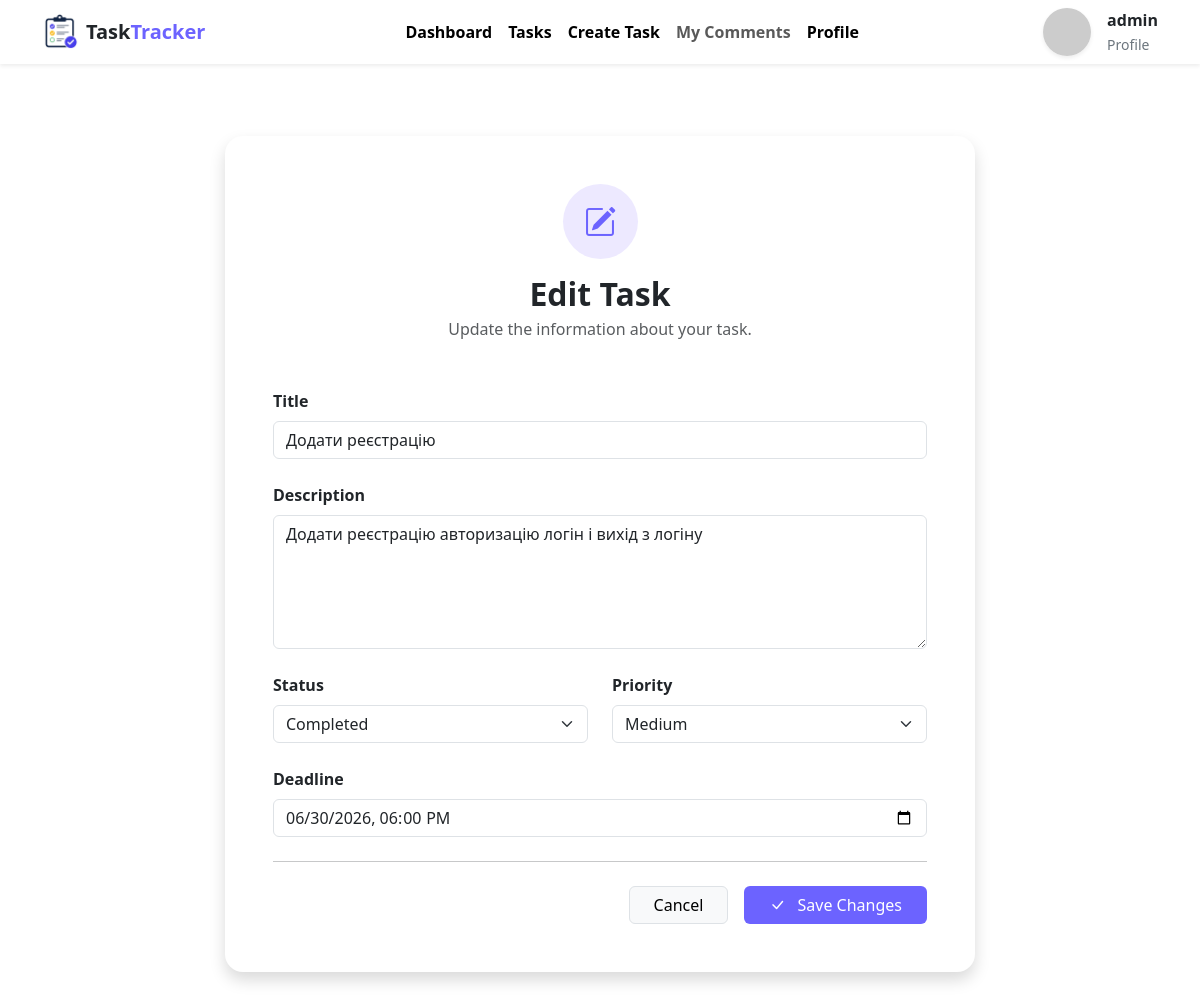
Screenshot of /tasks/3/edit/ (signed in) with the database file from the repository.
### tasks/models.py (models this page shows, shortened)
class Task(models.Model):
    STATUS_CHOICES = [
        ('pending', 'Pending'),
        ('in_progress', 'In Progress'),
        ('completed', 'Completed'),
    ]
    PRIORITY_CHOICES = [
        ('low', 'Low'),
        ('medium', 'Medium'),
        ('high', 'High'),
    ]
    title = models.CharField(max_length=200)
    description = models.TextField()
    deadline = models.DateTimeField(null=True, blank=True)
    author = models.ForeignKey('auth.User', on_delete=models.CASCADE, related_name='tasks')
    status = models.CharField(max_length=20, choices=STATUS_CHOICES, default='pending')
    priority = models.CharField(max_length=20, choices=PRIORITY_CHOICES, default='medium')
    created_at = models.DateTimeField(auto_now_add=True)
    updated_at = models.DateTimeField(auto_now=True)
    class Meta:
        ordering = ['deadline', '-created_at']
        verbose_name = 'Task'
        verbose_name_plural = 'Tasks'

### tasks/views.py (the view)
# urls.py: path("tasks/<int:pk>/edit/", views.TaskUpdateView.as_view(), name="task_edit"),
class TaskUpdateView(LoginRequiredMixin, UpdateView):
    model = Task
    form_class = TaskForm
    template_name = "task_form.html"
    success_url = reverse_lazy("task_list")
    login_url = "login"

### auth_system/forms.py
class TaskForm(forms.ModelForm):
    class Meta:
        model = Task
        fields = ["title", "description", "status", "priority", "deadline"]
        widgets = {
            "title": forms.TextInput(attrs={
                "class": "form-control",
                "placeholder": "Enter task title"
            }),
            "description": forms.Textarea(attrs={
                "class": "form-control",
                "rows": 5,
                "placeholder": "Describe the task..."
            }),
            "status": forms.Select(attrs={
                "class": "form-select"
            }),
            "priority": forms.Select(attrs={
                "class": "form-select"
            }),
            "deadline": forms.DateTimeInput(attrs={
                "class": "form-control",
                "type": "datetime-local"
            }),
        }

### templates/task_form.html (shortened to what this page needs)
{% extends 'base.html' %}
{% block content %}
<div class="container py-5">
    <div class="card shadow border-0 mx-auto" style="max-width: 750px; border-radius: 18px;">
        <div class="card-body p-5">
            <div class="text-center mb-5">
                <div class="rounded-circle d-inline-flex align-items-center justify-content-center mb-3"
                     style="width:75px;height:75px;background:#ede9ff;">
                    <i class="bi bi-pencil-square fs-2" style="color:#6C63FF;"></i>
                </div>
                {% if object %}
                    <h2 class="fw-bold mb-1">
                        Edit Task
                    </h2>
                    <p class="text-muted">
                        Update the information about your task.
                    </p>
                {% endif %}
            </div>
            <form method="POST">
                <div class="mb-4">
                    <label class="form-label fw-semibold">
                        Title
                    </label>
                    {{ form.title }}
                </div>
                <div class="mb-4">
                    <label class="form-label fw-semibold">
                        Description
                    </label>
                    {{ form.description }}
                </div>
                <div class="row">
                    <div class="col-md-6 mb-4">
                        <label class="form-label fw-semibold">
                            Status
                        </label>
                        {{ form.status }}
                    </div>
                    <div class="col-md-6 mb-4">
                        <label class="form-label fw-semibold">
                            Priority
                        </label>
                        {{ form.priority }}
                    </div>
                </div>
                <div class="mb-4">
                    <label class="form-label fw-semibold">
                        Deadline
                    </label>
                    {{ form.deadline }}
                </div>
                <hr class="my-4">
                <div class="d-flex justify-content-end gap-3">
                    <a href="{% url 'task_list' %}"
                    class="btn btn-light border px-4">
                        Cancel
                    </a>
                    <button type="submit"
                            class="btn text-white px-4"
                            style="background:#6C63FF;">
                        {% if object %}
                            <i class="bi bi-check-lg me-2"></i>
                            Save Changes
                        {% else %}
                            <i class="bi bi-plus-lg me-2"></i>
                            Create Task
                        {% endif %}
                    </button>
                </div>
            </form>
        </div>
    </div>
</div>
{% endblock %}

### templates/menu.html (shortened to what this page needs)
{% load static %}
<nav class="navbar navbar-expand-lg bg-white shadow-sm sticky-top">
    <div class="container">
        <a class="navbar-brand fw-bold d-flex align-items-center" href="/">
            <img src="{% static 'img/logo_tracker.png' %}"alt="Logo" width="36" height="36" class="me-2">
            <span class="text-dark">Task</span>
            <span style="color:#6C63FF;">Tracker</span>
        </a>
        <div class="collapse navbar-collapse">
            <ul class="navbar-nav mx-auto">
                <li class="nav-item">
                    <a class="nav-link fw-semibold active" href="{% url 'dashboard' %}">Dashboard</a>
                </li>
                <li class="nav-item">
                    <a class="nav-link fw-semibold active" href="{% url 'task_list' %}">Tasks</a>
                </li>
                <li class="nav-item">
                    <a class="nav-link fw-semibold active" href="{% url 'create_tasks' %}">Create Task</a>
                </li>
                <li class="nav-item">
                    <a class="nav-link fw-semibold" href="#">My Comments</a>
                </li>
                <li class="nav-item">
                    <a class="nav-link fw-semibold active" href="{% url 'profile' %}">Profile</a>
                </li>
            </ul>
            <div class="d-flex gap-2">
                {% if user.is_authenticated %}
                    <a href="{% url 'profile' %}" class="d-flex align-items-center text-decoration-none text-dark">
                        <img src="https://ui-avatars.com/api/?name={{ user.username }}&background=6C63FF&color=ffffff&size=128"
                            class="rounded-circle shadow-sm"
                            width="48"
                            height="48"
                            alt="Avatar">
                        <div class="ms-3">
                            <div class="fw-semibold">{{ user.username }}</div>
                            <small class="text-secondary">Profile</small>
                        </div>
                    </a>
                {% endif %}
            </div>
        </div>
    </div>
</nav>

### rows the page displays
Task: title "Додати реєстрацію", description "Додати реєстрацію авторизацію логін і вихід з логіну", status "Completed", priority "Medium", deadline "06/30/2026 18:00"

### other values shown
{{ user.username }} "admin"
